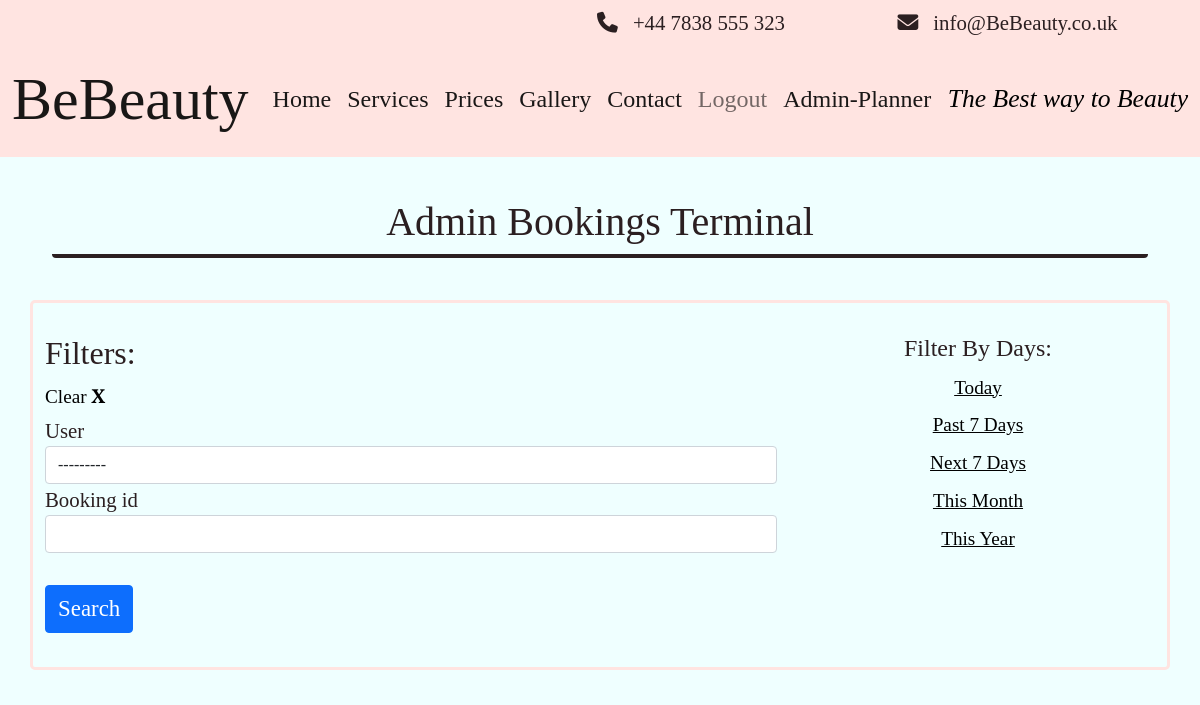
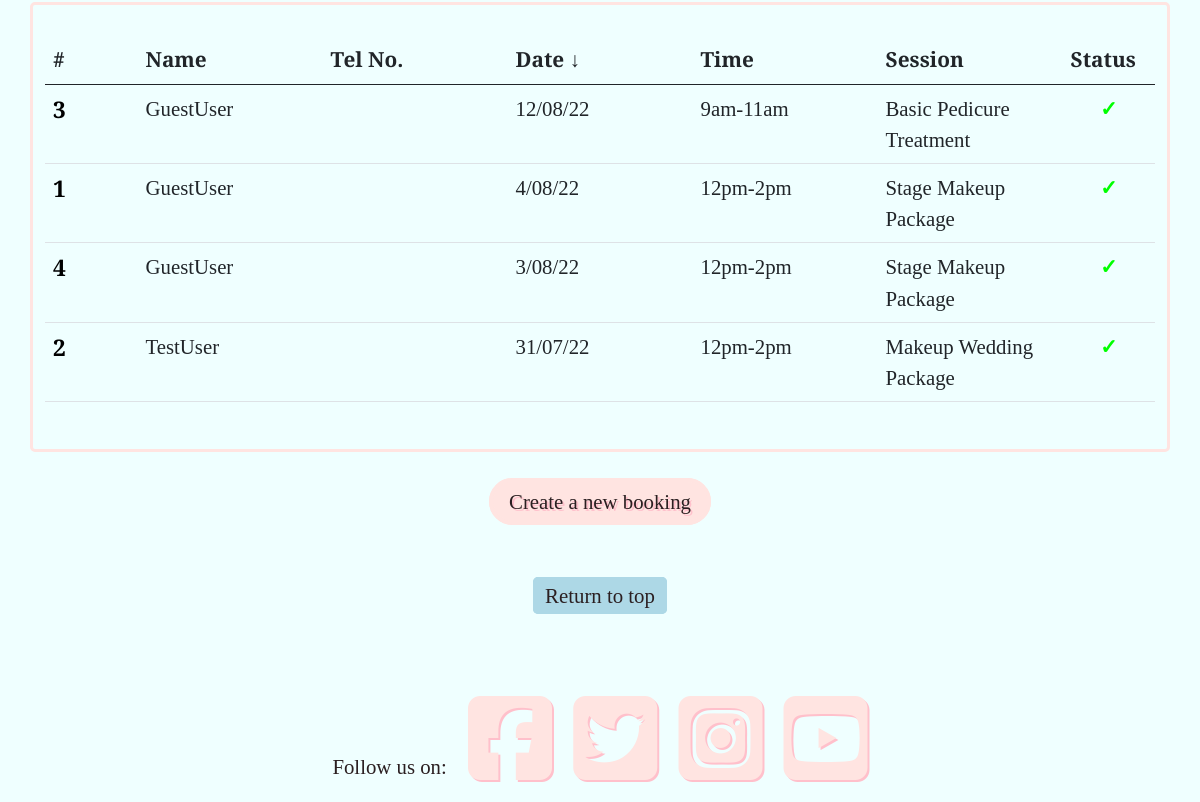
/admin-bookings (signed in), run on an earlier commit of the app's database (2 pictures, top to bottom).
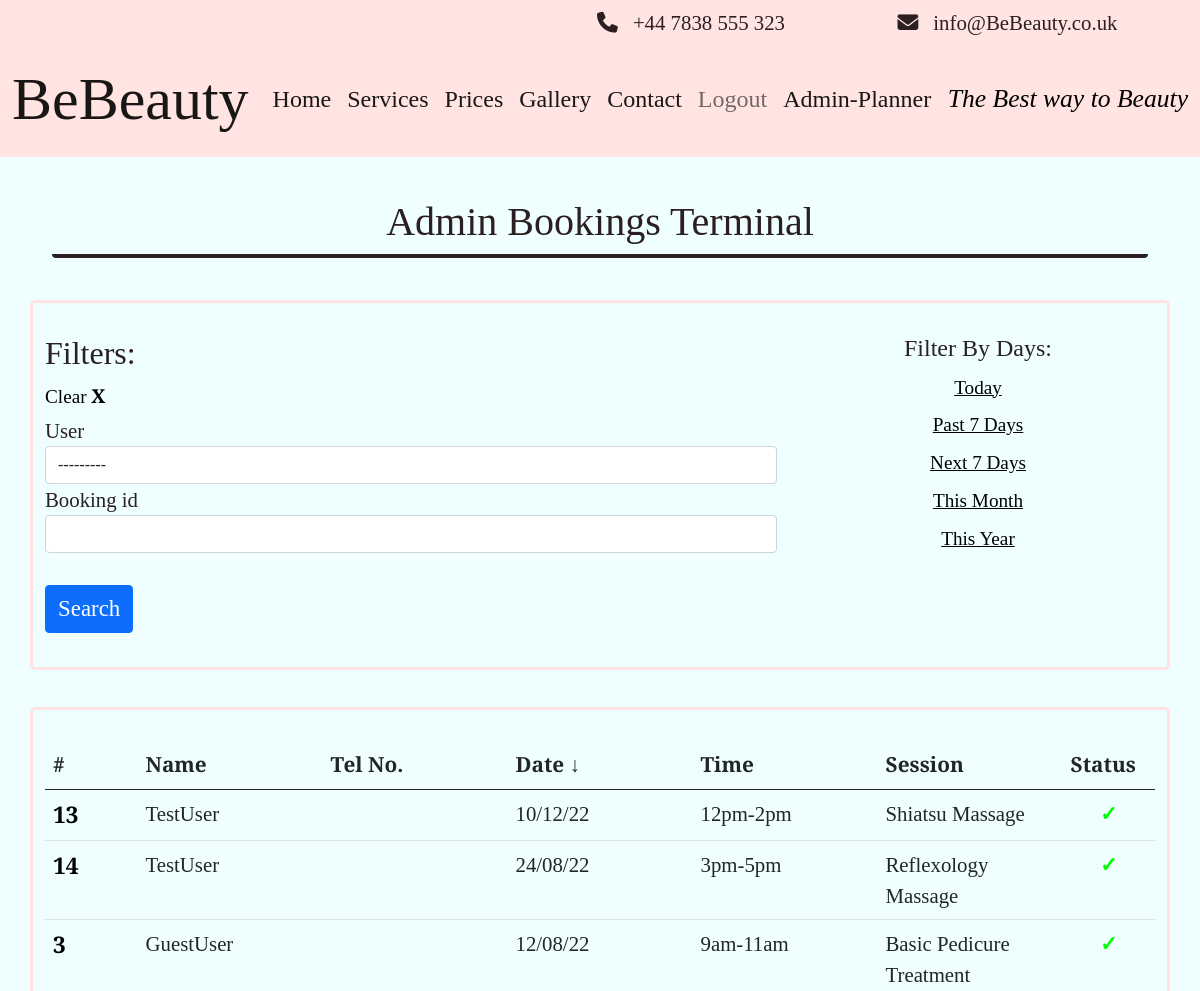
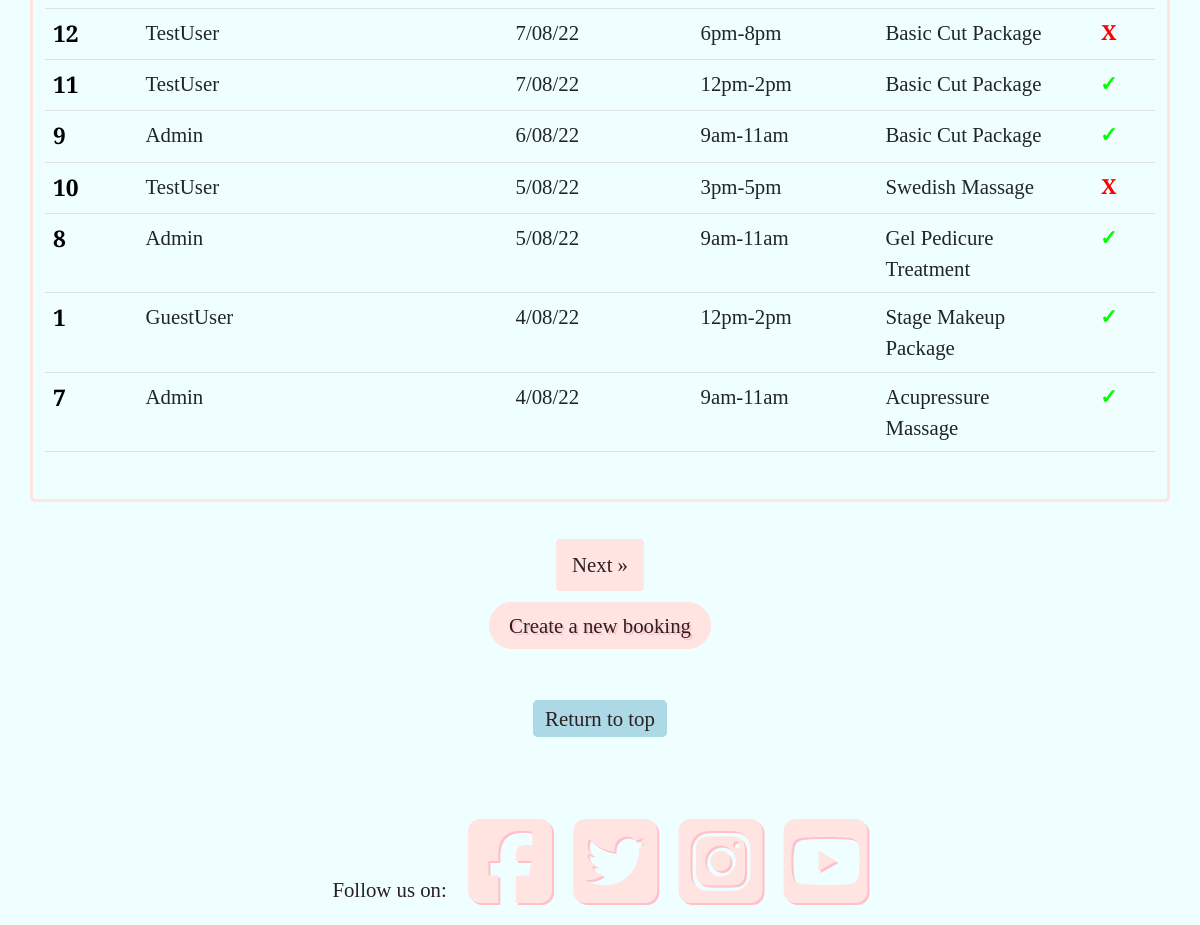
And on a later commit of the database (2 pictures, top to bottom).
### booking/models.py (models this page shows, shortened)
class Booking(models.Model):
    booking_id = models.BigAutoField(primary_key=True, unique=True)
    user = models.ForeignKey(
        User, on_delete=models.CASCADE,
        related_name="User")
    contact_no = PhoneNumberField(region="GB", null=False, blank=False)
    email = models.EmailField()
    treatment = models.ForeignKey(
        Treatment, on_delete=models.CASCADE,
        related_name="Treatment_Name"
        )
    booking_time = models.DateField(auto_now=True)
    appointment_date = models.DateField()
    appointment_slot = models.IntegerField(choices=TIMESLOTS)
    address_line_one = models.CharField(max_length=60)
    address_line_two = models.CharField(max_length=60, blank=True)
    address_line_three = models.CharField(max_length=60, blank=True)
    city = models.CharField(max_length=20)
    post_code = models.CharField(max_length=10)
    additional_info = models.TextField(max_length=300, blank=True)
    cancelled = models.IntegerField(choices=APPOINTMENT_STATUS, default=0)
    class Meta:
        ordering = ['appointment_date', 'appointment_slot']
        constraints = [
            models.UniqueConstraint(
                fields=['appointment_date', 'appointment_slot'],
                name='unique_booking')
        ]

### treatment/models.py (models this page shows, shortened)
class Treatment(models.Model):
    treatment_type = models.IntegerField(choices=TREATMENTS)
    treatment_name = models.CharField(max_length=60, unique=True)
    slug = models.SlugField(max_length=60, unique=True, primary_key=True)
    treatment_price = models.DecimalField(blank=False,
                                          max_digits=5, decimal_places=2)
    treatment_description = models.TextField()
    treatment_time = models.CharField(max_length=50)
    class _Meta:
        ordering = ['treatment_name']
    def __str__(self):
        return f"{self.treatment_name}"

### booking/views.py (the view)
# urls.py: path('admin-bookings', AdminListView.as_view(), name='admin-bookings'),
class AdminListView(ListView):
    model = Booking
    template_name = 'admin-planner.html'
    queryset = Booking.objects.order_by('-appointment_date')
    paginate_by = 10
    context_object_name = 'bookings'
    def get_context_data(self, **kwargs):
        context = super().get_context_data(**kwargs)
        context['today'] = date.today()
        context['filter'] = AdminFilter(self.request.GET, self.get_queryset(),)
        return context
    def get_queryset(self):
        queryset = super().get_queryset()
        return AdminFilter(self.request.GET, queryset=queryset).qs

### templates/admin-planner.html (shortened to what the changed rows need)
{% extends 'base.html' %}
{% load static %}
{% load crispy_forms_filters %}
{% block content %}
{% if user.is_authenticated and user.is_staff %}
<br>
<div class="container">
    <div class="box-wrap">
        <h1 class="col center-text title-font">Admin Bookings Terminal</h1>
    </div>
</div>
<br>
<div class="container">
    <div class="row">
        <div class="col-sm-12 booking-box">
            <br>
            <div class="container g-0">
                <form method="GET">
                    <div class="row">
                        <div class="col-sm-8">
                            <div class="container g-0">
                                <div class="row g-0">
                                    <div class="d-inline">
                                        <h2>Filters:</h2>
                                    </div>
                                </div>
                            </div>
                            <br>
                            <br>
                            <br>
                        </div>
                        <br>
                    </div>
                </form>
            </div>
        </div>
    </div>
</div>
<div class="container">
    <div class="row">
        <div class="booking-box col-sm-12 booking-box-filter">
            <br>
            <div class=" bodywork">
                <div class="g-0 admin-table">
                    <div class="table-responsive-sm">
                        <table class="table table-nowrap">
                            <thead>
                                <tr>
                                    <th scope="col" class="col-1">#</th>
                                    <th scope="col" class="col-2">Name</th>
                                    <th scope="col" class="col-2 d-none d-md-table-cell">Tel No.</th>
                                    <th scope="col" class="col-2">Date &#8595</th>
                                    <th scope="col" class="col-2">Time</th>
                                    <th scope="col" class="col-2 d-none d-md-table-cell">Session</th>
                                    <th scope="col" class="col-1">Status</th>
                                </tr>
                            </thead>
                            <tbody>
                                {% for booking in bookings %}
                                {% include 'admin-booking-modal.html' %}
                                <tr>
                                    <th scope="'row">
                                        <div type="button" data-bs-toggle="modal" data-bs-target="#bookingModal{{booking.pk}}" style="color:black ; font-size:1.1em;">{{booking.booking_id}}</div>
                                    </th>
                                    <td>{{ booking.user }}</td>
                                    <td class="d-none d-md-table-cell">{{ booking.contact_no.as_national }}</td>
                                    <td>{{ booking.appointment_date|date:"j/m/y" }}</td>
                                    <td>{{ booking.get_appointment_slot_display }}</td>
                                    <td class="d-none d-md-table-cell">{{ booking.treatment }}</td>
                                    {% if booking.cancelled == 1 %}
                                    <td class="text-center" style="color:red"><b>X</b></td>
                                    {% elif today >= booking.appointment_date and booking.cancelled != 1 %}
                                    <td class="text-center" style="color:lime"><b>&#10003;</b></td>
                                    {% else %}
                                    <td class="text-center" style="color:blue"><b>-</b></td>
                                    {% endif %}
                                </tr>
                                {% endfor %}
                            </tbody>
                        </table>
                    </div>
                </div>
                <br>
            </div>
        </div>
    </div>
</div>
<br>
{% if is_paginated %}
<div aria-label="Page navigation">
    <ul class="pagination justify-content-center">
        {% if page_obj.has_next %}
        <li><a href="?page={{ page_obj.next_page_number }}" class="page-link pag-page-btn">Next &raquo;</a></li>
        {% endif %}
    </ul>
</div>
{% endif %}
<br>
<br>
<br>
<br>
{% endif %}
{% endblock %}

What changed in the data, as far as the page shows it:
no longer on this page (row unchanged): Booking: booking_id "4", user "GuestUser", appointment_date "3/08/22", appointment_slot "12pm-2pm", treatment "Stage Makeup Package"
no longer on this page (row unchanged): Booking: booking_id "2", user "TestUser", appointment_date "31/07/22", appointment_slot "12pm-2pm", treatment "Makeup Wedding Package"
added Booking: booking_id "13", user "TestUser", appointment_date "10/12/22", appointment_slot "12pm-2pm", treatment "Shiatsu Massage"
added Booking: booking_id "14", user "TestUser", appointment_date "24/08/22", appointment_slot "3pm-5pm", treatment "Reflexology Massage"
added Booking: booking_id "12", user "TestUser", appointment_date "7/08/22", appointment_slot "6pm-8pm", treatment "Basic Cut Package", cancelled "X"
added Booking: booking_id "11", user "TestUser", appointment_date "7/08/22", appointment_slot "12pm-2pm", treatment "Basic Cut Package"
added Booking: booking_id "9", user "Admin", appointment_date "6/08/22", appointment_slot "9am-11am", treatment "Basic Cut Package"
added Booking: booking_id "10", user "TestUser", appointment_date "5/08/22", appointment_slot "3pm-5pm", treatment "Swedish Massage", cancelled "X"
added Booking: booking_id "8", user "Admin", appointment_date "5/08/22", appointment_slot "9am-11am", treatment "Gel Pedicure Treatment"
added Booking: booking_id "7", user "Admin", appointment_date "4/08/22", appointment_slot "9am-11am", treatment "Acupressure Massage"
Also different on the page:
text now shown: "Next »"
